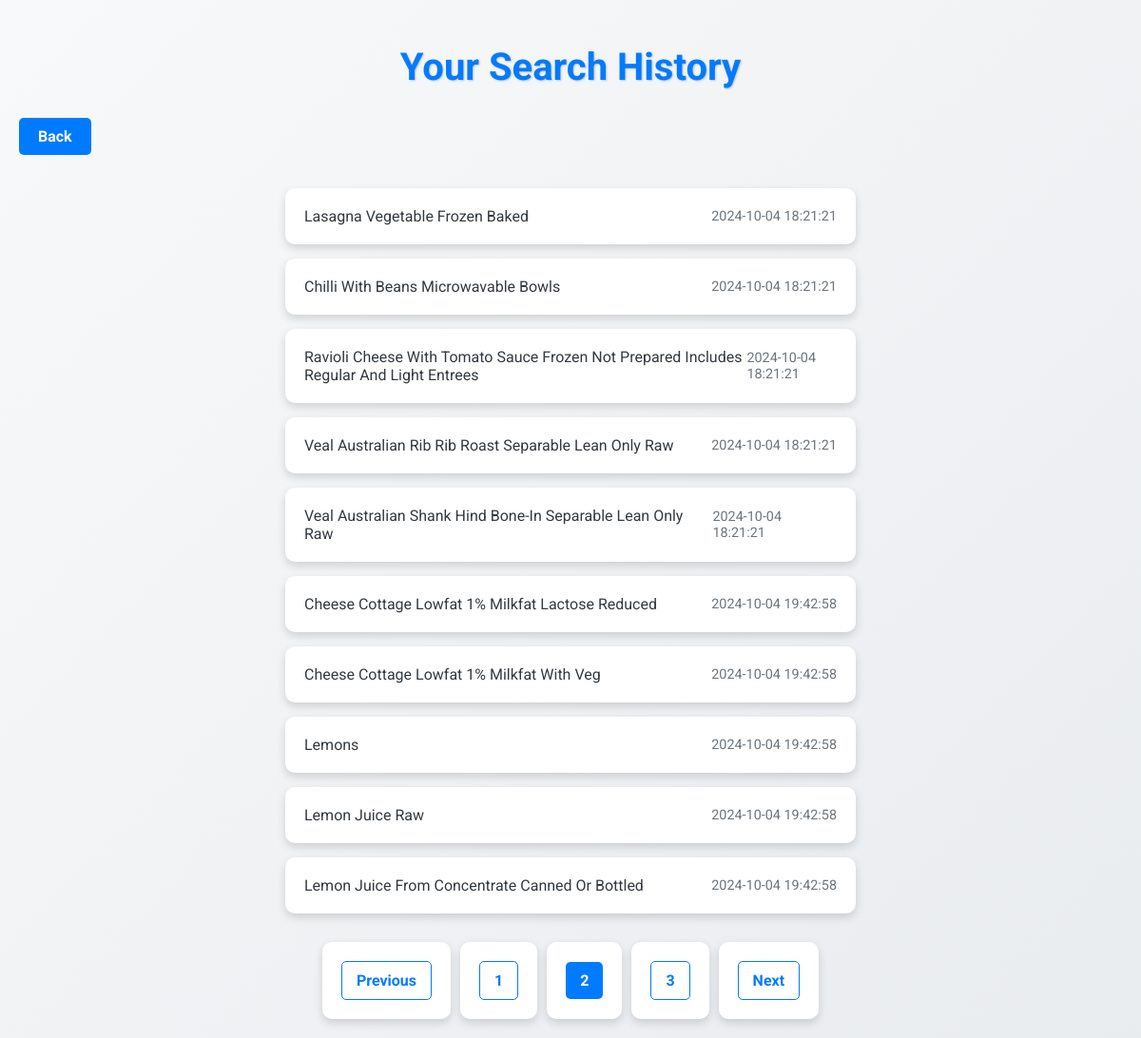
The app's page /history?page=2 (signed in) with its own data.
### tables this page shows
CREATE TABLE search_history (
        id INTEGER PRIMARY KEY AUTOINCREMENT,
        user_id INTEGER,
        food_name TEXT,
        timestamp DATETIME DEFAULT CURRENT_TIMESTAMP,
        FOREIGN KEY (user_id) REFERENCES users (id)
    );

### app.py (the view)
@app.route('/history')
def history():
    conn = get_db_connection()
    cursor = conn.cursor()
    user_id = session.get('user_id')
    cursor.execute("SELECT * FROM search_history WHERE user_id=?", (user_id,))
    history_records = cursor.fetchall()
    page = request.args.get('page', 1, type=int)
    per_page = 10
    total_records = len(history_records)
    start = (page - 1) * per_page
    end = start + per_page
    paginated_records = history_records[start:end]
    conn.close()
    return render_template('history.html', history_records=paginated_records, page=page, total=total_records, per_page=per_page)

### app.py (called while the page is built)
def get_db_connection():
    conn = sqlite3.connect('nutrition.db')
    conn.row_factory = sqlite3.Row
    return conn

### templates/history.html (shortened to what this page needs)
<!DOCTYPE html>
<html lang="en">
<head>
</head>
<body>
    <h1>Your Search History</h1>
    <a href="{{ url_for('recommendation') }}" class="back-button">Back</a>
    <ul>
        {% for record in history_records %}
            <li>
                <span>{{ record['food_name'] }}</span>
                <span class="timestamp">{{ record['timestamp'] }}</span>
            </li>
        {% endfor %}
    </ul>
    {% if total > per_page %}
        <nav>
            <ul class="pagination">
                {% if page > 1 %}
                    <li><a href="{{ url_for('history', page=page-1) }}">Previous</a></li>
                {% endif %}
                {% for p in range(1, (total // per_page) + 2) %}
                    <li class="{% if p == page %}active{% endif %}">
                        <a href="{{ url_for('history', page=p) }}">{{ p }}</a>
                    </li>
                {% endfor %}
                {% if page < (total // per_page) + 1 %}
                    <li><a href="{{ url_for('history', page=page+1) }}">Next</a></li>
                {% endif %}
            </ul>
        </nav>
    {% endif %}
</body>
</html>

### templates/history.html (style rules this page uses)
body { font-family: 'Roboto', sans-serif; background: linear-gradient(135deg, #f8f9fa, #e9ecef); margin: 0; padding: 20px; color: #343a40; transition: background-color 0.5s ease; }
h1 { text-align: center; color: #007bff; margin-bottom: 30px; font-size: 2.5em; text-shadow: 1px 1px 2px rgba(0, 0, 0, 0.2); transition: color 0.3s; }
ul { list-style-type: none; padding: 0; max-width: 600px; margin: auto; }
li { background-color: #ffffff; margin: 15px 0; padding: 20px; border-radius: 10px; box-shadow: 0 4px 10px rgba(0, 0, 0, 0.15); transition: transform 0.3s, box-shadow 0.3s, background-color 0.3s; display: flex; justify-content: space-between; align-items: center; }
.timestamp { font-size: 0.9em; color: #6c757d; }
.pagination { display: flex; justify-content: center; margin-top: 30px; }
.pagination li { margin: 0 5px; }
.pagination a { text-decoration: none; color: #007bff; padding: 10px 15px; border: 1px solid #007bff; border-radius: 5px; transition: background-color 0.3s, color 0.3s; font-weight: bold; position: relative; overflow: hidden; }
.pagination a::before { content: ''; position: absolute; top: 50%; left: 50%; width: 300%; height: 300%; background: rgba(0, 123, 255, 0.2); border-radius: 50%; transform: translate(-50%, -50%) scale(0); transition: transform 0.5s; z-index: 0; }
.active a { background-color: #007bff; color: #ffffff; border: none; }
.back-button { display: inline-block; background-color: #007bff; color: #ffffff; padding: 10px 20px; border-radius: 5px; text-decoration: none; font-weight: bold; margin-bottom: 20px; transition: background-color 0.3s, transform 0.3s; text-align: center; }

### records on screen
search_history: food_name "Lasagna Vegetable Frozen Baked", timestamp "2024-10-04 18:21:21"
search_history: food_name "Chilli With Beans Microwavable Bowls", timestamp "2024-10-04 18:21:21"
search_history: food_name "Ravioli Cheese With Tomato Sauce Frozen Not Prepared Includes Regular And Light Entrees", timestamp "2024-10-04 18:21:21"
search_history: food_name "Veal Australian Rib Rib Roast Separable Lean Only Raw", timestamp "2024-10-04 18:21:21"
search_history: food_name "Veal Australian Shank Hind Bone-In Separable Lean Only Raw", timestamp "2024-10-04 18:21:21"
search_history: food_name "Cheese Cottage Lowfat 1% Milkfat Lactose Reduced", timestamp "2024-10-04 19:42:58"
search_history: food_name "Cheese Cottage Lowfat 1% Milkfat With Veg", timestamp "2024-10-04 19:42:58"
search_history: food_name "Lemons", timestamp "2024-10-04 19:42:58"
search_history: food_name "Lemon Juice Raw", timestamp "2024-10-04 19:42:58"
search_history: food_name "Lemon Juice From Concentrate Canned Or Bottled", timestamp "2024-10-04 19:42:58"

### other values on screen
{{ p }} "1" "2" "3"
